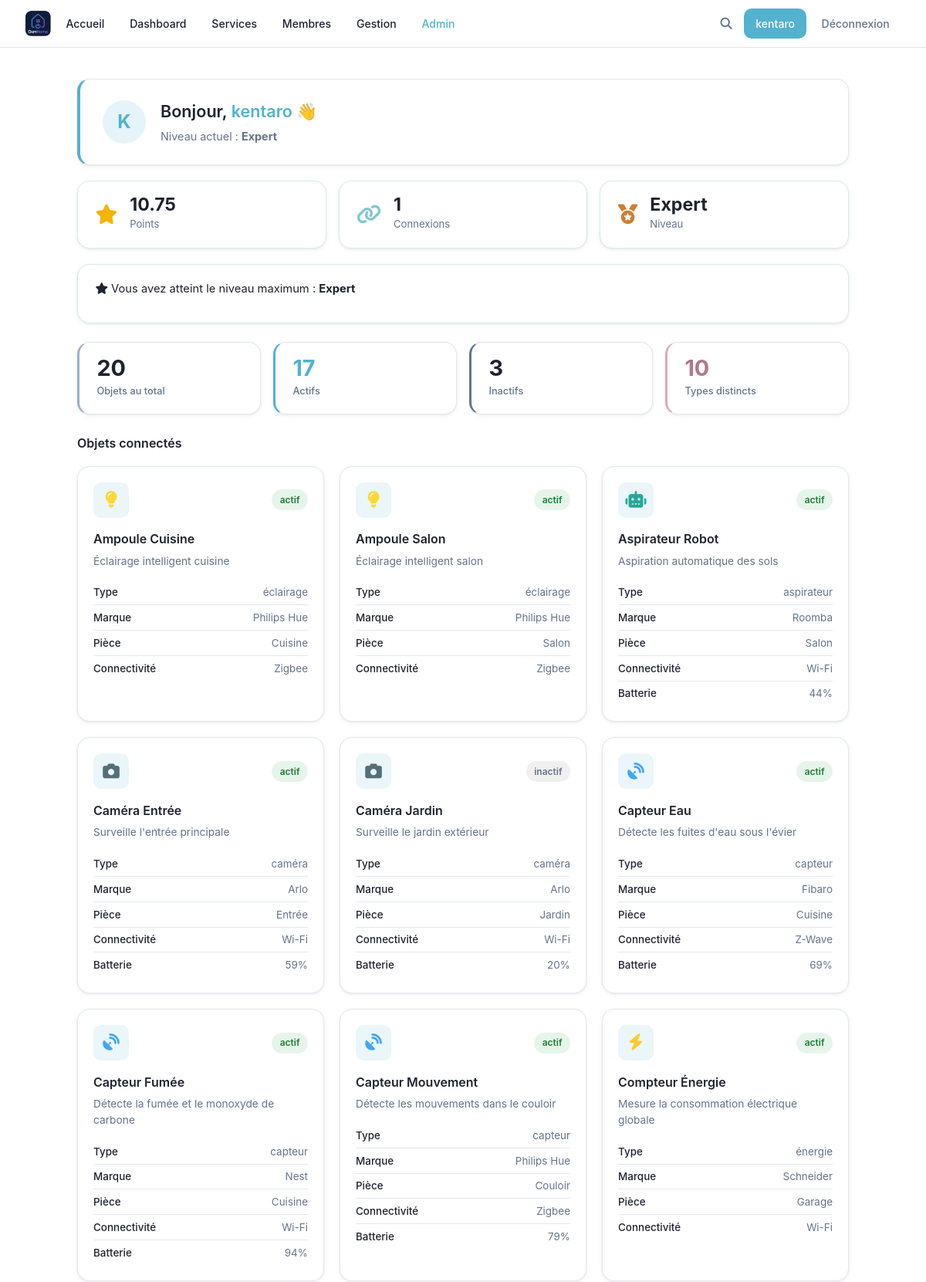
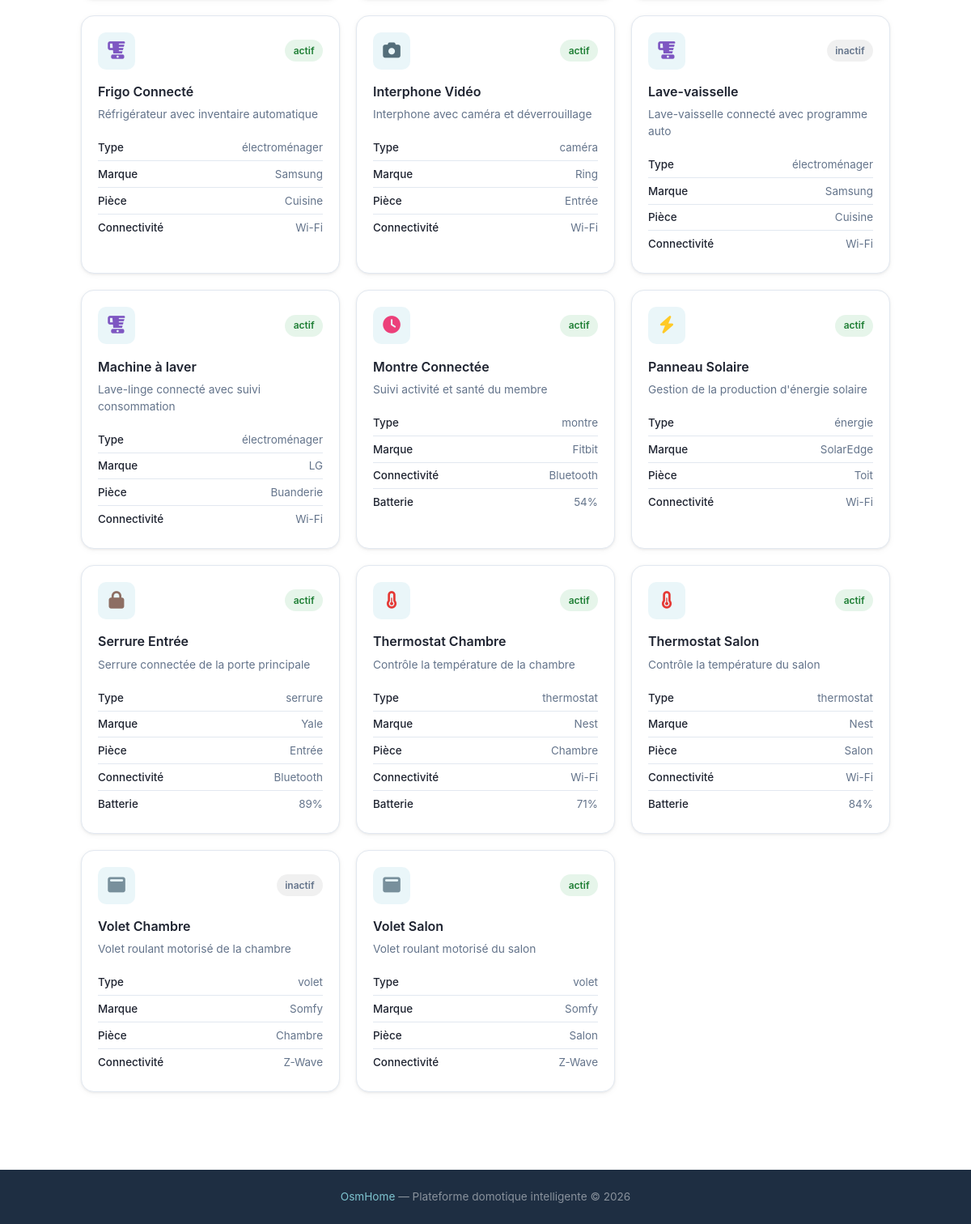
/dashboard (signed in), run on the app's committed database (2 pictures, top to bottom).
### tables this page shows
CREATE TABLE users (
            id INTEGER PRIMARY KEY AUTOINCREMENT,
            username TEXT UNIQUE NOT NULL,
            password TEXT NOT NULL,
            lastname TEXT,
            firstname TEXT,
            age INTEGER,
            gender TEXT,
            birthdate TEXT,
            member_type TEXT,
            photo TEXT,
            level TEXT DEFAULT 'debutant',
            points REAL DEFAULT 0,
            email TEXT,
            email_verified INTEGER DEFAULT 0,
            role TEXT DEFAULT 'simple'
        , actions INTEGER DEFAULT 0, verification_token TEXT);

CREATE TABLE devices (
            id INTEGER PRIMARY KEY AUTOINCREMENT,
            name TEXT,
            description TEXT,
            type TEXT,
            brand TEXT,
            status TEXT DEFAULT 'actif',
            connectivity TEXT,
            battery INTEGER,
            room TEXT
        , deletion_requested INTEGER DEFAULT 0, config TEXT);

### main.py (the view)
@app.route('/dashboard')
def dashboard():
    if 'username' not in flask.session:
        return flask.redirect('/login')
    user_data   = utils.getUser(flask.session['username'])
    connections = utils.getConnectionCount(flask.session['username'])
    devices     = utils.searchDevices('', '', '')
    total    = len(devices)
    active   = sum(1 for o in devices if o['status'] == 'actif')
    inactive = total - active
    nb_types = len(set(o['type'] for o in devices))
    resp = flask.make_response(flask.render_template(
        'dashboard.html',
        user=flask.session.get('username'),
        user_data=user_data,
        connections=connections,
        devices=devices,
        stats={'total': total, 'active': active, 'inactive': inactive, 'types': nb_types}
    ))
    resp.headers['Cache-Control'] = 'no-store'
    return resp

### main.py (called while the page is built)
@app.context_processor
def inject_types():
    try:
        types = utils.getTypes()
    except Exception:
        types = []
    is_admin = False
    user_level = None
    if flask.session.get('username'):
        u = utils.getUser(flask.session['username'])
        is_admin = bool(u and u['role'] == 'admin')
        user_level = u['level'] if u else None
    return {'types': types, 'is_admin': is_admin, 'user_level': user_level}

### utils.py (called while the page is built)
def openDB() -> sqlite3.Connection:
    if 'db' not in flask.g:
        flask.g.db = sqlite3.connect(BASE)
        flask.g.db.row_factory = sqlite3.Row
    return flask.g.db

def closeDB(_ = None):
    db = flask.g.pop("db", None)
    if db is not None:
        db.close()

def getUser(username: str):
    db = openDB()
    return db.execute(
        'SELECT * FROM users WHERE username = ?',
        (username,)
    ).fetchone()

def searchDevices(query='', filter_type='', filter_status='', filter_room='') -> list:
    db = openDB()
    sql = 'SELECT * FROM devices WHERE 1=1'
    params = []
    if query:
        sql += ' AND (name LIKE ? OR description LIKE ?)'
        params.extend([f'%{query}%', f'%{query}%'])
    if filter_type:
        sql += ' AND type = ?'
        params.append(filter_type)
    if filter_status:
        sql += ' AND status = ?'
        params.append(filter_status)
    if filter_room:
        sql += ' AND room = ?'
        params.append(filter_room)
    sql += ' ORDER BY name'
    return db.execute(sql, params).fetchall()

def getConnectionCount(username: str) -> int:
    db = openDB()
    user = db.execute('SELECT id FROM users WHERE username = ?', (username,)).fetchone()
    if not user:
        return 0
    row = db.execute(
        'SELECT COUNT(*) as cnt FROM connection_history WHERE user_id = ?',
        (user['id'],)
    ).fetchone()
    return row['cnt'] if row else 0

def getTypes() -> list:
    db = openDB()
    rows = db.execute('SELECT DISTINCT type FROM devices ORDER BY type').fetchall()
    return [row['type'] for row in rows]

### templates/dashboard.html (shortened to what this page needs)
{% extends 'base.html' %}
{% block extra_css %}
<link rel="stylesheet" href="{{ url_for('static', filename='css/devices.css') }}">
<link rel="stylesheet" href="{{ url_for('static', filename='css/dashboard.css') }}">
{% endblock %}
{% block content %}
{% set points = user_data['points'] or 0 %}
{% set db_level = user_data['level'] %}
{% if db_level == 'expert' %}
    {% set level_label = 'Expert' %}
    {% set next_label = None %}
    {% set next_pts = None %}
    {% set progress = 100 %}
{% elif db_level == 'avance' %}
    {% set level_label = 'Avancé' %}
    {% set next_label = 'Expert' %}
    {% set next_pts = 5 %}
    {% set progress = ((points - 3) / 2 * 100) | int %}
{% elif db_level == 'intermediaire' %}
    {% set level_label = 'Intermédiaire' %}
    {% set next_label = 'Avancé' %}
    {% set next_pts = 3 %}
    {% set progress = ((points - 1) / 2 * 100) | int %}
{% else %}
    {% set level_label = 'Débutant' %}
    {% set next_label = 'Intermédiaire' %}
    {% set next_pts = 1 %}
    {% set progress = (points / 1 * 100) | int %}
{% endif %}
<div class="dash-hero">
<div class="dashboard-page">
    <div class="dash-welcome">
        <div class="dash-avatar">{{ user_data['username'][0] | upper }}</div>
        <div class="dash-welcome-text">
            <h1>Bonjour, <span class="text-accent">{{ user_data['username'] }}</span> 👋</h1>
            <p>Niveau actuel : <strong>{{ level_label }}</strong></p>
        </div>
    </div>
    <div class="dash-stats">
        <div class="dash-stat-card">
            <div class="dash-stat-icon"><i class="fa-solid fa-star"></i></div>
            <div>
                <div class="dash-stat-value points-live">{{ "%.2f"|format(points) }}</div>
                <div class="dash-stat-label">Points</div>
            </div>
        </div>
        <div class="dash-stat-card">
            <div class="dash-stat-icon"><i class="fa-solid fa-link"></i></div>
            <div>
                <div class="dash-stat-value">{{ connections }}</div>
                <div class="dash-stat-label">Connexions</div>
            </div>
        </div>
        <div class="dash-stat-card">
            <div class="dash-stat-icon"><i class="fa-solid fa-medal"></i></div>
            <div>
                <div class="dash-stat-value level-live">{{ level_label }}</div>
                <div class="dash-stat-label">Niveau</div>
            </div>
        </div>
    </div>
    <div class="dash-progress-card" data-level="{{ db_level }}">
        {% if next_label %}
        <div class="dash-progress-header">
            <span>Progression vers <strong>{{ next_label }}</strong></span>
            <span class="dash-progress-pts"><span class="points-live">{{ "%.2f"|format(points) }}</span> / {{ next_pts }} pts</span>
        </div>
        <div class="dash-progress-bar" data-progress="{{ progress }}">
            <div class="dash-progress-fill"></div>
        </div>
        {% if points >= next_pts %}
        <button class="btn-level-up" id="btn-level-up"><i class="fa-solid fa-trophy"></i> Passer au niveau {{ next_label }}</button>
        {% else %}
        <p class="dash-progress-hint">Il vous manque <strong>{{ "%.2f"|format(next_pts - points) }} pts</strong> pour passer au niveau suivant.</p>
        {% endif %}
        {% else %}
        <div class="dash-progress-header">
            <span><i class="fa-solid fa-star"></i> Vous avez atteint le niveau maximum : <strong>Expert</strong></span>
        </div>
        {% endif %}
    </div>
</div>
</div>
<div class="dashboard-page">
    <div class="dash-widgets">
        <div class="dash-widget dash-widget--total">
            <div class="dash-widget-value">{{ stats.total }}</div>
            <div class="dash-widget-label">Objets au total</div>
        </div>
        <div class="dash-widget dash-widget--active">
            <div class="dash-widget-value">{{ stats.active }}</div>
            <div class="dash-widget-label">Actifs</div>
        </div>
        <div class="dash-widget dash-widget--inactive">
            <div class="dash-widget-value">{{ stats.inactive }}</div>
            <div class="dash-widget-label">Inactifs</div>
        </div>
        <div class="dash-widget dash-widget--types">
            <div class="dash-widget-value">{{ stats.types }}</div>
            <div class="dash-widget-label">Types distincts</div>
        </div>
    </div>
    <div class="dash-devices-header">
        <h2 class="dash-section-title">Objets connectés</h2>
    </div>
    <div class="devices-grid">
        {% for device in devices %}
        <a href="/device/{{ device['id'] }}" class="device-card device-card--link">
            <div class="device-top">
                <div class="device-icon" aria-label="{{ device['type'] }}">
                    {% if device['type'] == 'thermostat' %}<i class="fa-solid fa-temperature-half"></i>
                    {% elif device['type'] == 'caméra' %}<i class="fa-solid fa-camera"></i>
                    {% elif device['type'] == 'éclairage' %}<i class="fa-solid fa-lightbulb"></i>
                    {% elif device['type'] == 'serrure' %}<i class="fa-solid fa-lock"></i>
                    {% elif device['type'] == 'capteur' %}<i class="fa-solid fa-satellite-dish"></i>
                    {% elif device['type'] == 'aspirateur' %}<i class="fa-solid fa-robot"></i>
                    {% elif device['type'] == 'électroménager' %}<i class="fa-solid fa-blender"></i>
                    {% elif device['type'] == 'volet' %}<i class="fa-solid fa-window-maximize"></i>
                    {% elif device['type'] == 'montre' %}<i class="fa-solid fa-clock"></i>
                    {% elif device['type'] == 'énergie' %}<i class="fa-solid fa-bolt"></i>
                    {% else %}<i class="fa-solid fa-box"></i>{% endif %}
                </div>
                <span class="device-status {{ 'status-active' if device['status'] == 'actif' else 'status-inactive' }}">
                    {{ device['status'] }}
                </span>
            </div>
            <h3 class="device-name">{{ device['name'] }}</h3>
            <p class="device-description">{{ device['description'] }}</p>
            <ul class="device-infos">
                <li><strong>Type</strong> {{ device['type'] }}</li>
                <li><strong>Marque</strong> {{ device['brand'] }}</li>
                {% if device['room'] %}
                <li><strong>Pièce</strong> {{ device['room'] }}</li>
                {% endif %}
                <li><strong>Connectivité</strong> {{ device['connectivity'] }}</li>
                {% if device['battery'] %}
                <li><strong>Batterie</strong> {{ device['battery'] }}%</li>
                {% endif %}
            </ul>
        </a>
        {% endfor %}
    </div>
</div>
{% endblock %}

### static/css/style.css (style rules this page uses)
:root { --bg: #ffffff; --surface: #ffffff; --dark: #1e2330; --dark-2: #1c2131; --primary: #52B2CF; --primary-hover: #3d9ebc; --primary-light: rgba(82, 178, 207, 0.12); --accent-2: #7EC4CF; --accent-pink: #D4AFB9; --accent-lavender: #D1CFE2; --accent-powder: #9CADCE; --muted: #64748b; --white: #ffffff; --border: #e2e8f0; --shadow: 0 1px 3px rgba(0,0,0,.07), 0 2px 8px rgba(0,0,0,.04); --shadow-md: 0 4px 14px rgba(0,0,0,.09), 0 2px 6px rgba(0,0,0,.05); --radius: 10px; --radius-sm: 5px; --radius-lg: 16px; --danger: #ea4335; }
* { margin: 0; padding: 0; box-sizing: border-box; }
html { min-height: 100%; scroll-behavior: smooth; }
body { min-height: 100vh; display: flex; flex-direction: column; font-family: 'Google Sans', 'Inter', system-ui, -apple-system, BlinkMacSystemFont, 'Segoe UI', Roboto, sans-serif; background: var(--bg); color: var(--dark); line-height: 1.65; }
a { color: inherit; text-decoration: none; }
h1, h2, h3, h4, h5 { color: var(--dark); margin-bottom: 0.5rem; font-weight: 600; }
p { color: var(--muted); margin-bottom: 1rem; }
.text-accent { color: var(--primary) !important; }
.status-active { background: rgba(52,168,83,0.12); color: #1e7e34; }
.status-inactive { background: rgba(0,0,0,0.06); color: var(--muted); }

### static/css/devices.css (style rules this page uses)
.devices-grid { display: grid; grid-template-columns: repeat(3, 1fr); gap: 1.25rem; }
.device-card { background: var(--surface); border: 1px solid var(--border); border-radius: var(--radius-lg); box-shadow: var(--shadow); padding: 1.25rem; transition: box-shadow 0.2s, border-color 0.2s; }
.device-card--link { display: block; text-decoration: none; color: inherit; }
.device-top { display: flex; justify-content: space-between; align-items: center; margin-bottom: 0.9rem; }
.device-icon { width: 46px; height: 46px; border-radius: 10px; background: var(--primary-light); display: flex; align-items: center; justify-content: center; font-size: 1.35rem; }
.device-status { padding: 0.22rem 0.65rem; border-radius: 999px; font-size: 0.75rem; font-weight: 600; }
.device-name { font-size: 1rem; font-weight: 600; color: var(--dark); margin-bottom: 0.32rem; }
.device-description { font-size: 0.86rem; color: var(--muted); margin-bottom: 0.9rem; line-height: 1.5; }
.device-infos { list-style: none; padding: 0; margin: 0; }
.device-infos li { display: flex; justify-content: space-between; padding: 0.3rem 0; font-size: 0.84rem; color: var(--muted); border-bottom: 1px solid var(--border); }
.device-infos li:last-child { border-bottom: none; }
.device-infos strong { color: var(--dark); font-weight: 500; }
.device-icon .fa-temperature-half { color: #e53935; }
.device-icon .fa-camera { color: #546e7a; }
.device-icon .fa-lightbulb { color: #fdd835; }
.device-icon .fa-lock { color: #8d6e63; }
.device-icon .fa-satellite-dish { color: #42a5f5; }
.device-icon .fa-robot { color: #26a69a; }
.device-icon .fa-blender { color: #7e57c2; }
.device-icon .fa-window-maximize { color: #78909c; }
.device-icon .fa-clock { color: #ec407a; }
.device-icon .fa-bolt { color: #ffca28; }

### data on the page
users: username "K", username "kentaro", level "Expert", points "10.75"
devices: status "actif", name "Ampoule Cuisine", description "Éclairage intelligent cuisine", type "éclairage", brand "Philips Hue", room "Cuisine", connectivity "Zigbee"
devices: status "actif", name "Ampoule Salon", description "Éclairage intelligent salon", type "éclairage", brand "Philips Hue", room "Salon", connectivity "Zigbee"
devices: status "actif", name "Aspirateur Robot", description "Aspiration automatique des sols", type "aspirateur", brand "Roomba", room "Salon", connectivity "Wi-Fi", battery "44"
devices: status "actif", name "Caméra Entrée", description "Surveille l'entrée principale", type "caméra", brand "Arlo", room "Entrée", connectivity "Wi-Fi", battery "59"
devices: status "inactif", name "Caméra Jardin", description "Surveille le jardin extérieur", type "caméra", brand "Arlo", room "Jardin", connectivity "Wi-Fi", battery "20"
devices: status "actif", name "Capteur Eau", description "Détecte les fuites d'eau sous l'évier", type "capteur", brand "Fibaro", room "Cuisine", connectivity "Z-Wave", battery "69"
devices: status "actif", name "Capteur Fumée", description "Détecte la fumée et le monoxyde de carbone", type "capteur", brand "Nest", room "Cuisine", connectivity "Wi-Fi", battery "94"
devices: status "actif", name "Capteur Mouvement", description "Détecte les mouvements dans le couloir", type "capteur", brand "Philips Hue", room "Couloir", connectivity "Zigbee", battery "79"
devices: status "actif", name "Compteur Énergie", description "Mesure la consommation électrique globale", type "énergie", brand "Schneider", room "Garage", connectivity "Wi-Fi"
devices: status "actif", name "Frigo Connecté", description "Réfrigérateur avec inventaire automatique", type "électroménager", brand "Samsung", room "Cuisine", connectivity "Wi-Fi"
devices: status "actif", name "Interphone Vidéo", description "Interphone avec caméra et déverrouillage", type "caméra", brand "Ring", room "Entrée", connectivity "Wi-Fi"
devices: status "inactif", name "Lave-vaisselle", description "Lave-vaisselle connecté avec programme auto", type "électroménager", brand "Samsung", room "Cuisine", connectivity "Wi-Fi"
devices: status "actif", name "Machine à laver", description "Lave-linge connecté avec suivi consommation", type "électroménager", brand "LG", room "Buanderie", connectivity "Wi-Fi"
devices: status "actif", name "Montre Connectée", description "Suivi activité et santé du membre", type "montre", brand "Fitbit", connectivity "Bluetooth", battery "54"
devices: status "actif", name "Panneau Solaire", description "Gestion de la production d'énergie solaire", type "énergie", brand "SolarEdge", room "Toit", connectivity "Wi-Fi"
devices: status "actif", name "Serrure Entrée", description "Serrure connectée de la porte principale", type "serrure", brand "Yale", room "Entrée", connectivity "Bluetooth", battery "89"
devices: status "actif", name "Thermostat Chambre", description "Contrôle la température de la chambre", type "thermostat", brand "Nest", room "Chambre", connectivity "Wi-Fi", battery "71"
devices: status "actif", name "Thermostat Salon", description "Contrôle la température du salon", type "thermostat", brand "Nest", room "Salon", connectivity "Wi-Fi", battery "84"
devices: status "inactif", name "Volet Chambre", description "Volet roulant motorisé de la chambre", type "volet", brand "Somfy", room "Chambre", connectivity "Z-Wave"
devices: status "actif", name "Volet Salon", description "Volet roulant motorisé du salon", type "volet", brand "Somfy", room "Salon", connectivity "Z-Wave"

### other printed values
{{ user }} "kentaro"
{{ connections }} "1"
{{ stats.total }} "20"
{{ stats.active }} "17"
{{ stats.inactive }} "3"
{{ stats.types }} "10"
